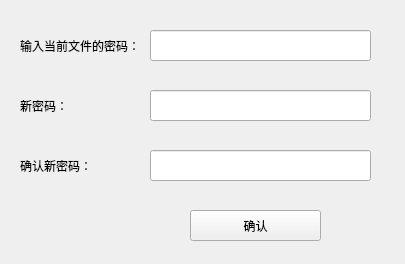
<?xml version="1.0" encoding="UTF-8"?>
<ui version="4.0">
 <class>Form</class>
 <widget class="QWidget" name="Form">
  <property name="geometry">
   <rect>
    <x>0</x>
    <y>0</y>
    <width>405</width>
    <height>264</height>
   </rect>
  </property>
  <property name="windowTitle">
   <string>更改密码</string>
  </property>
  <widget class="QLabel" name="label">
   <property name="geometry">
    <rect>
     <x>20</x>
     <y>30</y>
     <width>121</width>
     <height>31</height>
    </rect>
   </property>
   <property name="text">
    <string>输入当前文件的密码：</string>
   </property>
  </widget>
  <widget class="QLabel" name="label_2">
   <property name="geometry">
    <rect>
     <x>20</x>
     <y>90</y>
     <width>61</width>
     <height>31</height>
    </rect>
   </property>
   <property name="text">
    <string>新密码：</string>
   </property>
  </widget>
  <widget class="QLabel" name="label_3">
   <property name="geometry">
    <rect>
     <x>20</x>
     <y>150</y>
     <width>71</width>
     <height>31</height>
    </rect>
   </property>
   <property name="text">
    <string>确认新密码：</string>
   </property>
  </widget>
  <widget class="QLineEdit" name="lineEdit">
   <property name="geometry">
    <rect>
     <x>150</x>
     <y>30</y>
     <width>221</width>
     <height>31</height>
    </rect>
   </property>
   <property name="echoMode">
    <enum>QLineEdit::Password</enum>
   </property>
  </widget>
  <widget class="QLineEdit" name="lineEdit_2">
   <property name="geometry">
    <rect>
     <x>150</x>
     <y>90</y>
     <width>221</width>
     <height>31</height>
    </rect>
   </property>
   <property name="echoMode">
    <enum>QLineEdit::Password</enum>
   </property>
  </widget>
  <widget class="QLineEdit" name="lineEdit_3">
   <property name="geometry">
    <rect>
     <x>150</x>
     <y>150</y>
     <width>221</width>
     <height>31</height>
    </rect>
   </property>
   <property name="echoMode">
    <enum>QLineEdit::Password</enum>
   </property>
  </widget>
  <widget class="QPushButton" name="pushButton">
   <property name="geometry">
    <rect>
     <x>190</x>
     <y>210</y>
     <width>131</width>
     <height>31</height>
    </rect>
   </property>
   <property name="text">
    <string>确认</string>
   </property>
  </widget>
 </widget>
 <resources/>
 <connections/>
</ui>
